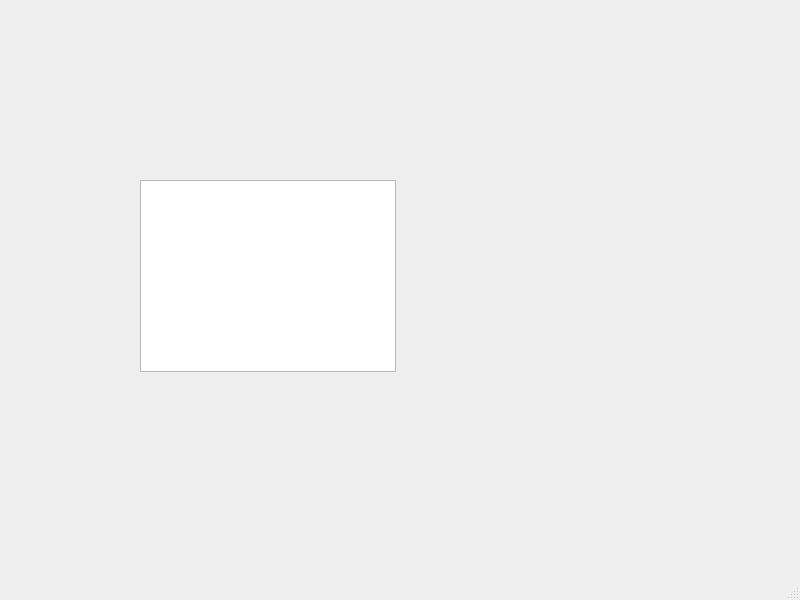
<?xml version="1.0" encoding="UTF-8"?>
<ui version="4.0">
 <class>MainWindow</class>
 <widget class="QMainWindow" name="MainWindow">
  <property name="geometry">
   <rect>
    <x>0</x>
    <y>0</y>
    <width>800</width>
    <height>600</height>
   </rect>
  </property>
  <property name="windowTitle">
   <string>MainWindow</string>
  </property>
  <widget class="QWidget" name="centralwidget">
   <widget class="QTableWidget" name="tableWidget">
    <property name="geometry">
     <rect>
      <x>140</x>
      <y>180</y>
      <width>256</width>
      <height>192</height>
     </rect>
    </property>
   </widget>
  </widget>
  <widget class="QMenuBar" name="menubar">
   <property name="geometry">
    <rect>
     <x>0</x>
     <y>0</y>
     <width>800</width>
     <height>22</height>
    </rect>
   </property>
  </widget>
  <widget class="QStatusBar" name="statusbar"/>
 </widget>
 <resources/>
 <connections/>
</ui>
